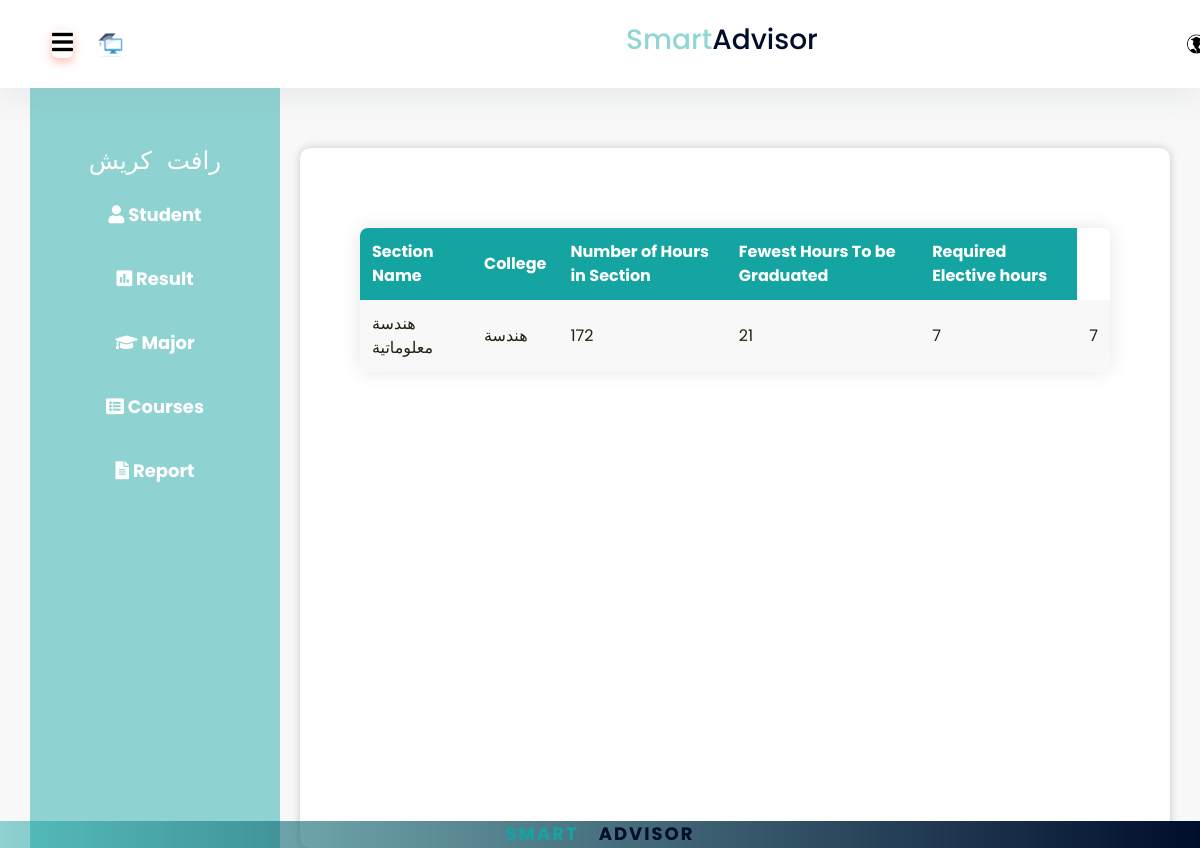
The page /report/ (signed in) on the database its author committed.
### smartadvisor/models.py (models this page shows, shortened)
class Advisor (models.Model):
    user= models.OneToOneField(User,on_delete=models.CASCADE,null=False)
    name =  models.CharField(max_length=50)
    department = models.OneToOneField(Department , on_delete=models.CASCADE,null=True)
    def __str__(self) :
            return  str(self.name)

class Department(models.Model):
    name =models.CharField(max_length=50)
    college=models.ForeignKey(College,on_delete=models.CASCADE,null=False)
    full_courses_count =models.IntegerField()
    no_hourse_Tobe_graduated = models.IntegerField()
    no_required_Elecvtive=models.IntegerField()

class College(models.Model):
    name =models.CharField(max_length=50)
    number_of_required_optional_course = models.IntegerField(default=2)
    university= models.ForeignKey(University,on_delete=models.CASCADE,null=True)

### smartadvisor/views.py (the view)
# urls.py: path('report/',department_details , name='report'),
def department_details(request):
    departments = Department.objects.all()
    context = {
        'departments': departments
    }
    return render( request,'report/report.html', context)

### smartadvisor/templates/report/report.html
{% extends 'home/home.html' %}
{% load static %}
{% block content %}
<link rel="stylesheet" href="{% static 'css/details.css' %}">
<div class="content">
    <table>
        <tr>
            <th>Section Name</th>
            <th>College</th>
            <th>Number of Hours in Section</th>
            <th>Fewest Hours To be Graduated</th>
            <th> Required Elective hours</th>
        </tr>
        {% for department in departments %}
        <tr>
            <td>{{ department.name }}</td>
            <td>{{ department.college.name }}</td>
            <td>{{ department.full_courses_count }}</td>
            <td>{{ department.no_hourse_Tobe_graduated }}</td>
            <td>{{ department.no_required_Elecvtive }}</td>
            <td>{{ department.no_required_Elecvtive }}</td>
        </tr>
        {% endfor %}
    </table>
</div>
{% endblock content %}

### smartadvisor/templates/home/home.html
{% extends 'index/index.html'%}
{% block pages%}
<div class="container mt-5">
    <div class="row">
        <div class="col-md-3" id="sidebar" class="custom-sidebar">
            <div class="user-info">
            </div>
            <div class="static-content">
            <ul type="circle">
                <ul><h3 class="Admin"><pre>   {{user.advisor}}   </pre></h3></ul>
                <li><a href="{% url 'students'%}"><i class="fas fa-user"></i> Student</a></li>
                <li><a href="{% url 'courses'%}"><i class="fas fa-poll"></i> Result</a></li>
                <li><a href="{% url 'major'%}"><i class="fas fa-graduation-cap"></i> Major</a></li>
                 <li><a href="{% url 'allcourses'%}"><i class="fas fa-list-alt"></i> Courses</a></li>
                 <li><a href="{% url 'report'%}"><i class="fas fa-file-alt"></i> Report</a></li>
              </ul>
            </div>
        </div>
        <div class="col-md-9" id="main-content">
            {% block content%}
            {% endblock content%}
        </div>
            {% endblock pages%}

### static/css/test.css (style rules this page uses)
#sidebar { width:250px; background-color: #14a5a377; color: #fff; display: flex; flex-direction: column; align-items: center; justify-content: center; min-height: 100vh; transform: translateX(0); transition: transform 1s; top: 0; left: 0; bottom: 0; }
#sidebar ul { list-style: none; padding: 0; }
#sidebar li { margin-bottom: 20px; }
#sidebar a { text-decoration: none; color: #fff; font-size: 18px; font-weight: bold; text-align: center; display: block; padding: 10px 20px; transition: color 0.3s; }
#main-content { flex: 1; text-align: center; background-color: #fff; border-radius: 10px; box-shadow: 0 0 10px rgba(0, 0, 0, 0.2); padding: 20px; margin-top: 100px; margin-left: 20px; transition: margin-left 2s; width: 100%; }
.user-info { text-align: center; padding: 20px; }
.static-content { position: fixed; top: 100px; }

### static/css/stylenav.css (style rules this page uses)
body { font-family: 'Poppins', sans-serif; font-size: 16px; line-height: 24px; font-weight: 400; color: #212112; background-image: url('https://s3-us-west-2.amazonaws.com/s.cdpn.io/1462889/pat-back.svg'); background-position: center; background-repeat: repeat; background-size: 7%; background-color: #fff; overflow-x: hidden; transition: all 200ms linear; }
* { margin: 0; padding: 0; box-sizing: border-box; }

### static/css/uni.css (style rules this page uses)
* { margin: 0; padding: 0; box-sizing: border-box; }
body { background-color: #f8f8f8; font-family: 'Poppins', sans-serif; font-size: 16px; line-height: 24px; font-weight: 400; color: #212112; overflow-x: hidden; transition: all 200ms linear; }
.content { padding: 40px 0; }

### static/css/details.css (style rules this page uses)
* { margin: 0; padding: 0; box-sizing: border-box; }
body { font-family: 'Poppins', sans-serif; background-color: #f8f8f8; color: #212112; margin: 0; padding: 0; }
.content { padding: 40px; text-align: center; }
table { width: 100%; border-collapse: collapse; margin-top: 20px; border-radius: 8px; overflow: hidden; box-shadow: 0 0 20px rgba(0, 0, 0, 0.1); }
th, td { padding: 12px; text-align: left; }
th { background-color: #14a5a3; color: white; }
td { background-color: #f8f8f8; }
ul { list-style: none; padding: 0; margin: 0; }
ul li { margin-bottom: 8px; }

### rows shown on the page
Department: name "هندسة معلوماتية", college.name "هندسة", full_courses_count "172", no_hourse_Tobe_graduated "21", no_required_Elecvtive "7"

### other values the page prints
{{ user.advisor }} "رافت كريش"
